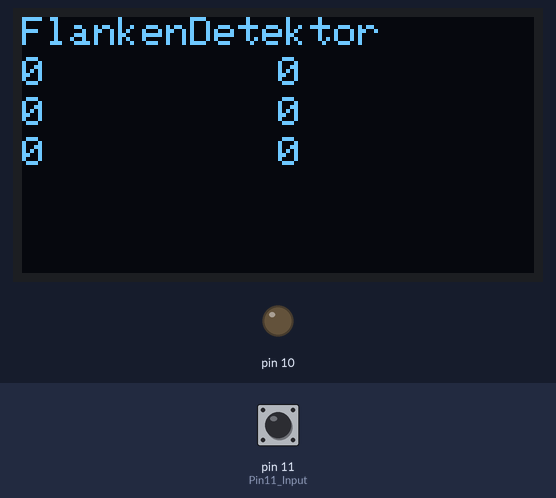
Simulated run of this sketch. Board: Arduino Uno, built with avr-gcc and run on an emulated ATmega328P. Parts: 128×64 one-colour display, output pins drawn as LEDs (lit = HIGH). Inputs (shaded band) come from the test bench; at power-on: pin 11 (Pin11_Input) HIGH. The display library's start-up logo is not drawn; what the sketch prints to the serial monitor is not drawn.

Above: at 4.3 s.
4.4 s: pin 11 (Pin11_Input) pulled LOW for 0.15 s
At 5.5 s:
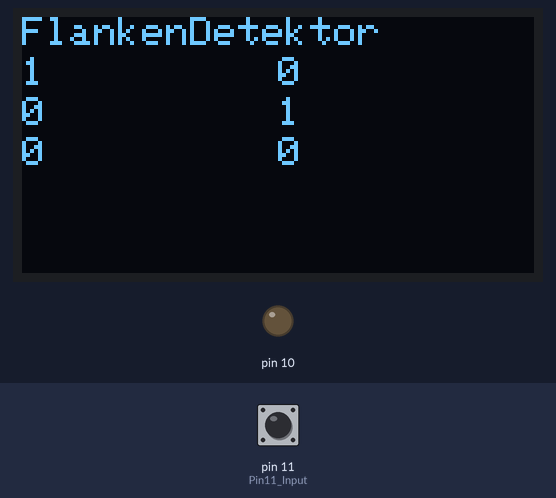
6.1 s: pin 11 (Pin11_Input) pulled LOW for 1 s
At 6.5 s:
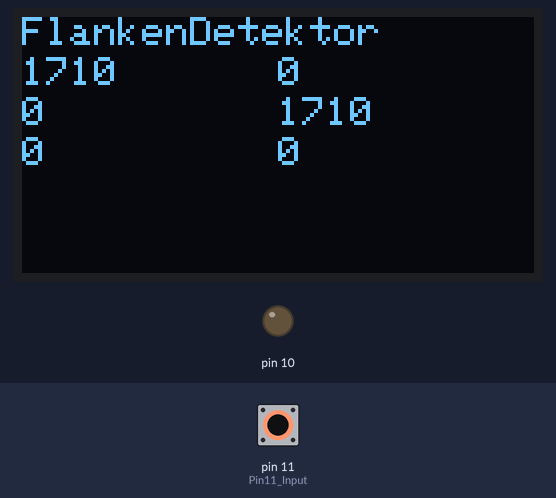
8.6 s: pin 11 (Pin11_Input) pulled LOW for 0.15 s
At 8.73 s:
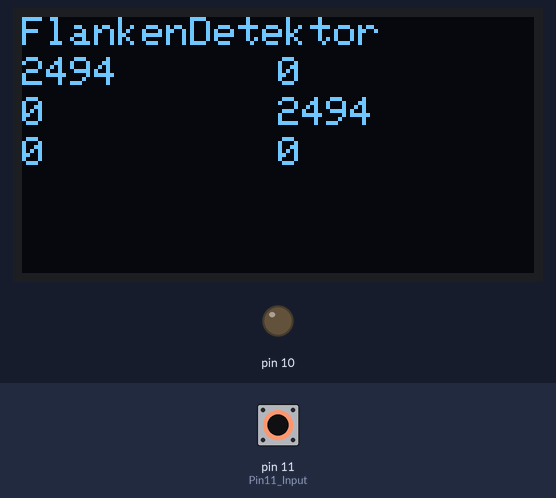
10.3 s: pin 11 (Pin11_Input) pulled LOW for 3.2 s
At 11.6 s:
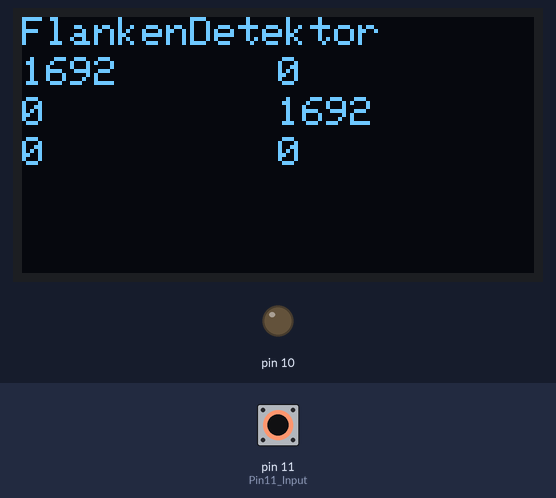
Timing chart, 0 to 13.3 s (numbered marks = the images above; inputs shaded):
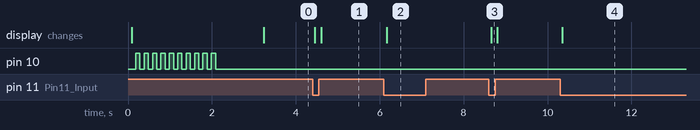

The sketch:

main.ino
```cpp
#include <SPI.h>
#include <Wire.h>
#include <Adafruit_GFX.h>
#include <Adafruit_SSD1306.h>

#define SCREEN_WIDTH 128 // OLED display width, in pixels
#define SCREEN_HEIGHT 64 // OLED display height, in pixels

// Declaration for an SSD1306 display connected to I2C (SDA, SCL pins)
#define OLED_RESET     4 // Reset pin # (or -1 if sharing Arduino reset pin)
Adafruit_SSD1306 display(SCREEN_WIDTH, SCREEN_HEIGHT, &Wire, OLED_RESET);

void setup() {
  Serial.begin(9600);
  // SSD1306_SWITCHCAPVCC = generate display voltage from 3.3V internally
  if(!display.begin(SSD1306_SWITCHCAPVCC, 0x3C)) { // Address 0x3D for 128x64
    Serial.println(F("SSD1306 allocation failed"));
    for(;;); // Don't proceed, loop forever
  }

  // Show initial display buffer contents on the screen --
  // the library initializes this with an Adafruit splash screen.
  display.display();

  display.clearDisplay();
  display.setTextSize(1);             // Normal 1:1 pixel scale
  display.setTextColor(SSD1306_WHITE);        // Draw white text
  display.setCursor(0,0);             // Start at top-left corner
  display.println(F("FlankenDetektor"));
  display.display();

  pinMode(11,INPUT_PULLUP);       //Pin11 Input
  pinMode(10,OUTPUT);
  delay(100);
  for(int i=0;i<10;i++){
    digitalWrite(10,HIGH);
    delay(100);
    digitalWrite(10,LOW);
    delay(100);
  }
  delay(1000);
}


byte toggle=0;
byte set=0;
int begin=0,ende=0;
int last=0;
int sek=0;
int lastSek=0;
int stunde=0,minute=0;
int current=0;
byte wertArray[7]={1,2,4,8,10,20};
short int bits[59];                    //DCF datensatz
int travel=0,bitsSet=0;

void loop() {

  int io13=digitalRead(11);       //Pin11 Input
  delay(17);//<------------------Extrem wichtig für den µC zur Stabilisierung

  if(io13!=set){                  //Flankenwechsel

      set=io13;

      if(io13==LOW){              //fallende Flanke

        travel=millis()-last;

        last=millis();

        if(travel>1500){          //minute voll
          lastSek=sek;

          if(sek==58){
            digitalWrite(10,HIGH);    // signal länge OK
            stunde=0;
            minute=0;
            bitsSet=0;

            if(bits[19]==1){              //Zeitinformationsbit immer 1
            for (int i=28;i<34;i++){      //Stunde
              if(bits[i]==1){
              stunde+=wertArray[i-28];
              bitsSet++;
             }
            }
             for (int i=20;i<27;i++){     //Minute
              if(bits[i]==1){
              minute+=wertArray[i-20];
              bitsSet++;
             }}
              /*Serial.println(stunde);    //war für Debugging, jetzt unwichtig
              display.clearDisplay();
              bitter(bits,19,30,0,0);
              display.display();*/
            }
            //}
          }else{
            digitalWrite(10,LOW);     // signal länge nicht OK
          }

          sek=0;                      // sekunden wieder auf NULL

        }else{

          if((travel>900) && (travel<1100)){

            sek++;

          }else{

          }
        }


      }//<----------------------------------------------------------fallende Flanke

      if(io13==HIGH){                                               //steigende Flanke
        current=millis()-last;
        Serial.println(current);

        if((sek-1)<59){                                             //Grundbedingung für brauchbaren Wert

          if((current<150) && (current>50)){

            bits[sek-1]=0;

            Serial.println("LOW");
          }

          if((current<250) && (current>=150)){

            bits[sek-1]=1;

            Serial.println("HIGH");
          }


        }//<-------------------------------------------------------Grundbedingung für brauchbaren Wert
      }//<---------------------------------------------------------steigende Flanke
      anzeige(travel,sek,lastSek,stunde,bits[sek-1],minute);

    }//<-----------------------------------------------------------Flankenwechsel

}
void bitter(short int *input,int n0, int n1,int x,int y){
                  //int x=0,y=0;
                  //display.clearDisplay();
                  display.setTextSize(1);             // Normal 1:1 pixel scale
                  display.setTextColor(SSD1306_WHITE);        // Draw white text
                  for(int i=n0;i<n1+1;i++){

                        x++;
                        if(x>20){
                          y++;
                          x=0;
                        }
                  display.setCursor(x*7,y*10);             // Start at top-left corner
                  display.println(input[i]);

                  }
                  //display.display();
}
void anzeige(int interval,int sek,int lastSek,int stunde,int bitsSet,int minute){
          display.clearDisplay();
          display.setTextSize(1);             // Normal 1:1 pixel scale
          display.setTextColor(SSD1306_WHITE);        // Draw white text
          display.setCursor(0,0);             // Start at top-left corner
          display.println(F("FlankenDetektor"));
          display.setCursor(0,10);             // Start at top-left corner
          display.println(interval);
          display.setCursor(64,10);             // Start at top-left corner
          display.println(sek);
          display.setCursor(0,20);             // Start at top-left corner
          display.println(lastSek);
          display.setCursor(64,20);             // Start at top-left corner
          display.println(bitsSet);
          display.setCursor(0,30);             // Start at top-left corner
          display.println(stunde);
          display.setCursor(64,30);             // Start at top-left corner
          display.println(minute);
          display.display();
}
```

Measured:
- after the input at 4.4 s, the display: first changes after 0.05 s (image 1 shows a later state)
- after the input at 6.1 s, the display: changes after 0.06 s (image 2)
- after the input at 8.6 s, the display: changes after 0.06 s (image 3)
- after the input at 10.3 s, the display: changes after 0.05 s (image 4)
